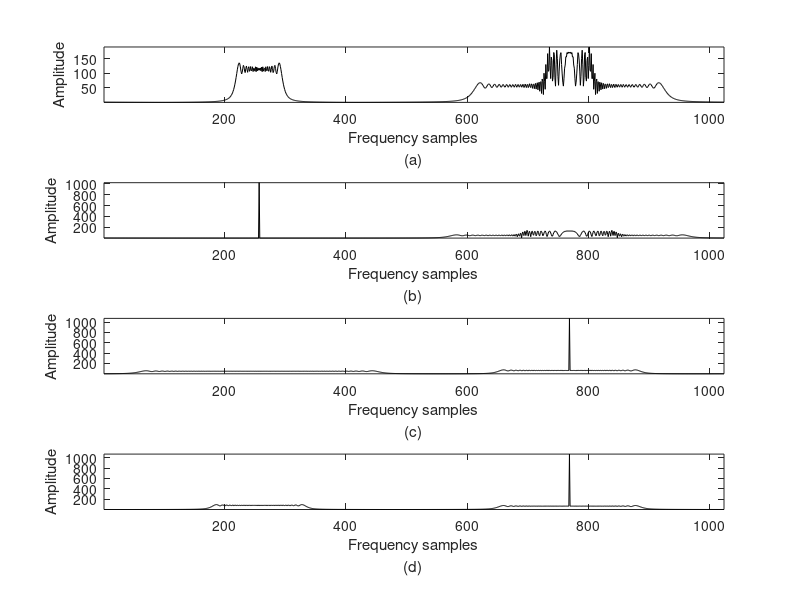

Source code (MATLAB):
function figure4

close all;
clear all;
clc;
%length of the signal
N=1024;
M=32;
K=128;
t=-N/2:1:N/2-1/N;
t=t/N;
T=[]; 
s=1*exp(-j*t.^2*8*M+j*t*M*16*pi)+1*exp(j*t.^2*32*M-j*t*M*16*pi)+1*exp(j*t.^2*8*M-j*t*M*16*pi);     %% 2 chirps

x1=s.*exp(j*t.^2*8*M);     
x2=s.*exp(-j*t.^2*32*M);     
x3=s.*exp(-j*t.^2*8*M);     


figure(1), %% Fig. 2 
subplot(411),plot(abs(fft(s)),'k'),axis tight; xlabel({'Frequency samples', '(a)'}), ylabel('Amplitude'), colormap(1-gray) 
subplot(412),plot(abs(fft(x1)),'k'),axis tight; xlabel({'Frequency samples', '(b)'}), ylabel('Amplitude'), colormap(1-gray) 
subplot(413),plot(abs(fft(x2)),'k'),axis tight; xlabel({'Frequency samples', '(c)'}), ylabel('Amplitude'), colormap(1-gray) 
subplot(414),plot(abs(fft(x3)),'k'),axis tight; xlabel({'Frequency samples', '(d)'}), ylabel('Amplitude'), colormap(1-gray) 

end


